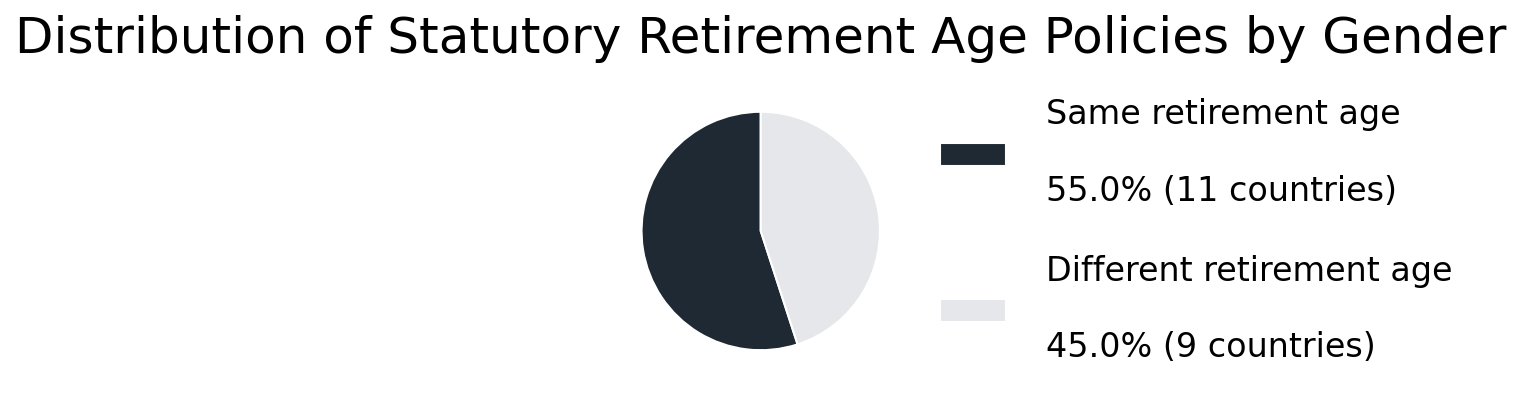

The Python source for this figure:
import pandas as pd
import matplotlib.pyplot as plt
import os

# -----------------------------
# 1. Load or construct the data
# -----------------------------
data = [
    ["Albania", 65, 62, False],
    ["Argentina", 65, 60, False],
    ["Armenia", 63, 63, True],
    ["Australia", 67, 67, True],
    ["Austria", 65, 60.5, False],
    ["Azerbaijan", 65, 63.5, False],
    ["Belarus", 63, 58, False],
    ["Bangladesh", 59, 59, True],
    ["Belgium", 67, 67, True],
    ["Bosnia and Herzegovina", 65, 65, True],
    ["Brazil", 65, 62, False],
    ["Canada", 70, 70, True],
    ["China", 63, 55, False],
    ["France", 67, 67, True],
    ["Germany", 67, 67, True],
    ["Japan", 64, 62, False],
    ["South Korea", 60, 60, True],
    ["United Kingdom", 66, 66, True],
    ["United States", 70, 70, True],
    ["Vietnam", 60.5, 55.67, False]
]

df = pd.DataFrame(
    data,
    columns=["Country", "Men", "Women", "Same"]
)

# -----------------------------
# 2. Aggregate for pie chart
# -----------------------------
summary = df["Same"].value_counts().rename(
    index={True: "Same retirement age", False: "Different retirement age"}
)
sizes = summary.tolist()
total = sum(sizes)

# Percentages
percentages = [s / total * 100 for s in sizes]

# Colors (aligned with your site theme)
colors = ["#1F2933", "#E5E7EB"]

# Create figure
fig, ax = plt.subplots(figsize=(6, 6))

# Nudge the chart slightly to the right to make room for the legend
# Adjust position: move x0 right and reduce width to keep figure bounds
shift = 0.06
pos = ax.get_position()
new_x0 = pos.x0 + shift
new_width = max(0.1, pos.width - shift)
ax.set_position([new_x0, pos.y0, new_width, pos.height])

# Pie chart WITHOUT autopct
wedges, _ = ax.pie(
    sizes,
    colors=colors,
    startangle=90,
    wedgeprops=dict(edgecolor="white", linewidth=1)
)

ax.set_title(
    "Distribution of Statutory Retirement Age Policies by Gender",
    fontsize=24,
    pad=14
)

# Custom legend text (with % and counts)
legend_labels = [
    f"Same retirement age\n\n{percentages[0]:.1f}% ({sizes[0]} countries)",
    f"Different retirement age\n\n{percentages[1]:.1f}% ({sizes[1]} countries)"
]

ax.legend(
    wedges,
    legend_labels,
    loc="center left",
    bbox_to_anchor=(1, 0.5),
    frameon=False,
    fontsize=16,
    labelspacing=1.4,
    handletextpad=1.2
)

ax.set_aspect("equal")
plt.tight_layout()

# In headless environments `plt.show()` may not open a window.
# Save the figure next to this script so users can open it manually.
out_path = os.path.join(os.path.dirname(__file__), "retirement_age_overview-pie.png")
plt.savefig(out_path, dpi=150, bbox_inches="tight")
print(f"Saved figure to {out_path}")

plt.show()
